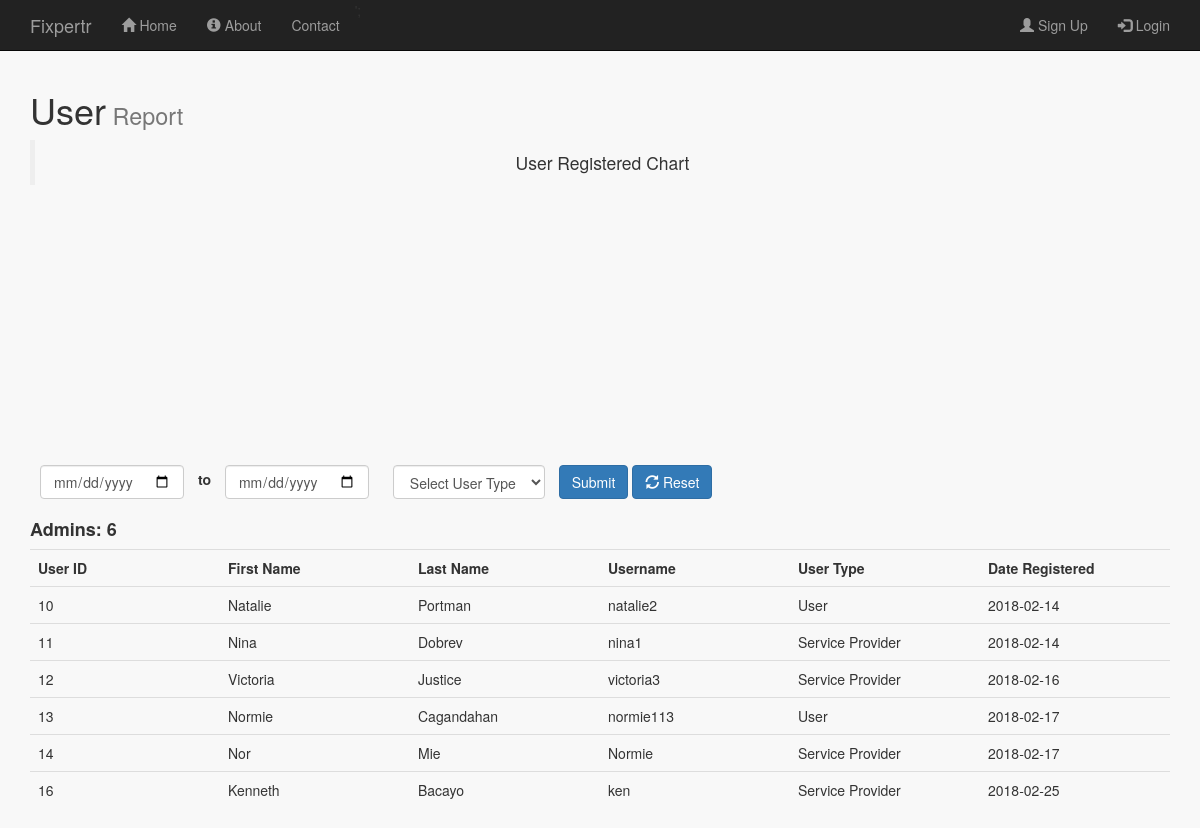
/public/user_report.php, run on an earlier commit of the app's database.
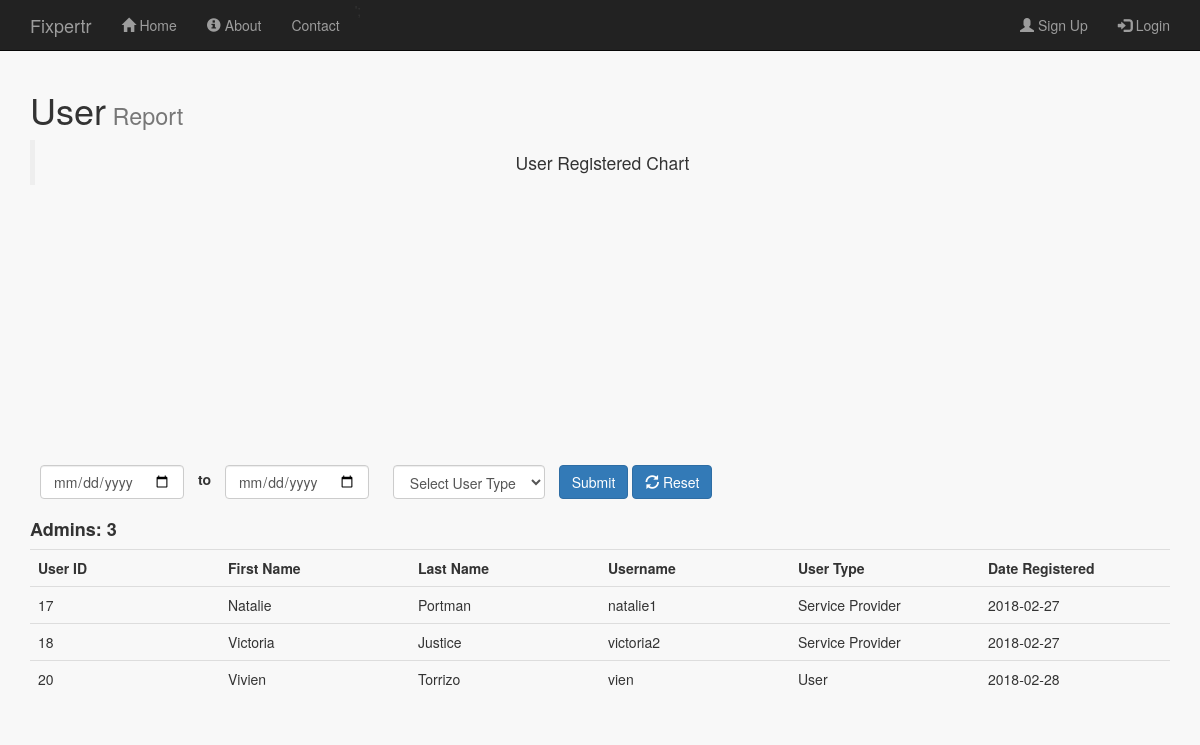
And on a later commit of the database.
### tables this page shows
CREATE TABLE IF NOT EXISTS `users` (
  `user_id` int(11) NOT NULL AUTO_INCREMENT,
  `user_first` varchar(256) NOT NULL,
  `user_last` varchar(256) NOT NULL,
  `user_image` varchar(256) DEFAULT NULL,
  `user_gender` varchar(256) DEFAULT NULL,
  `user_address` varchar(256) DEFAULT NULL,
  `user_email` varchar(256) NOT NULL,
  `user_mobile` varchar(20) DEFAULT NULL,
  `user_uid` varchar(256) NOT NULL,
  `user_pwd` varchar(256) NOT NULL,
  `user_type` varchar(256) NOT NULL,
  `date_registered` date NOT NULL,
  `user_timestamp` timestamp NULL DEFAULT NULL,
  `sub_status` tinyint(4) NOT NULL DEFAULT '0',
  `user_status` tinyint(4) NOT NULL DEFAULT '1',
  PRIMARY KEY (`user_id`)
);

### public/user_report.php (the view, shortened to what this page needs)
<?php
    include_once '../includes/db_connection.php';
    $date_start = '';
    $date_end = '';
        $results = mysqli_query($connection, "SELECT * FROM users");
        $count_results = mysqli_query($connection,"SELECT COUNT(*) as count FROM users ") or die(mysqli_error($connection));
         $record = mysqli_fetch_array($count_results);
         $count = $record['count'];
?>
<!doctype html>
<html lang="en">
  <head>
    <link rel="stylesheet" type="text/css" href="stylesheets/bootstrap.min.css">
    <link rel="stylesheet" type="text/css" href="stylesheets/mystyles.css">
     <link rel="stylesheet" href="//cdnjs.cloudflare.com/ajax/libs/morris.js/0.5.1/morris.css">
  </head>
  <body id="user_report">
  <?php include '../includes/layouts/admin_header.php';?>
      <div class=" content container">
       <h1>User<small> Report</small></h1>
       <blockquote class="text-center">User Registered Chart</blockquote>
         <div class="row">
        <div class="col-sm-12">
        <div class="">
               <div id="chart" style="height: 250px;"></div>
        </div>
        </div>
      </div>
        <div class="row">
         <form action="user_report.php" class="form-inline" method="POST">
         <div class="col-sm-8">
          <div class="form-group">
            <input type="date" name="date_start" class="form-control" style="margin: 10px;" value="<?php echo $date_start;?>">
            <label> <p>to</p> </label>
             <input type="date" name="date_end" class="form-control" style="margin: 10px;" value="<?php echo $date_end;?>">
              <select name="user_type" id="user_type" class="form-control" style="margin:10px;">
                <option value="">Select User Type</option>
                </select>
               <button type="submit" name="submit" class="btn btn-primary">Submit</button>
                <button type="submit" name="reset" class="btn btn-primary"><span class="glyphicon glyphicon-refresh"></span> Reset</button>
          </div>
         </div>
           </form>
        </div>
       <div class="row">
         <div class="col-sm-12">
              <h4><strong>Admins: <?php echo $count; ?></strong></h4>
              <div class="table-responsive">
              <table class="table">
                <tr>
                      <th width="10%"> User ID</th>
                    <th width="10%"> First Name</th>
                  <th width="10%">Last Name</th>
                  <th width="10%">Username</th>
                   <th width="10%">User Type</th>
                  <th width="10%">Date Registered</th>
                </tr>
                 <?php while ($row = mysqli_fetch_array($results)) { ?>
                  <tr>
                      <td><?php echo $row['user_id']; ?></td>
                      <td><?php echo $row['user_first']; ?></td>
                      <td><?php echo $row['user_last']; ?></td>
                      <td><?php echo $row['user_uid']; ?></td>
                      <td><?php echo $row['user_type']; ?></td>
                      <td><?php echo $row['date_registered']; ?></td>
                  </tr>
                  <?php } ?>
              </table>
            </div>
           </div>
       </div>
      </div>
    <?php include '../includes/layouts/footer.php';?>

What changed in the data, as far as the page shows it:
removed users: user_id "10", user_first "Natalie", user_last "Portman", user_uid "natalie2", user_type "User", date_registered "2018-02-14"
removed users: user_id "11", user_first "Nina", user_last "Dobrev", user_uid "nina1", user_type "Service Provider", date_registered "2018-02-14"
removed users: user_id "12", user_first "Victoria", user_last "Justice", user_uid "victoria3", user_type "Service Provider", date_registered "2018-02-16"
removed users: user_id "13", user_first "Normie", user_last "Cagandahan", user_uid "normie113", user_type "User", date_registered "2018-02-17"
removed users: user_id "14", user_first "Nor", user_last "Mie", user_uid "Normie", user_type "Service Provider", date_registered "2018-02-17"
removed users: user_id "16", user_first "Kenneth", user_last "Bacayo", user_uid "ken", user_type "Service Provider", date_registered "2018-02-25"
added users: user_id "17", user_first "Natalie", user_last "Portman", user_uid "natalie1", user_type "Service Provider", date_registered "2018-02-27"
added users: user_id "18", user_first "Victoria", user_last "Justice", user_uid "victoria2", user_type "Service Provider", date_registered "2018-02-27"
added users: user_id "20", user_first "Vivien", user_last "Torrizo", user_uid "vien", user_type "User", date_registered "2018-02-28"
Also different on the page:
$count: "6" → "3"
